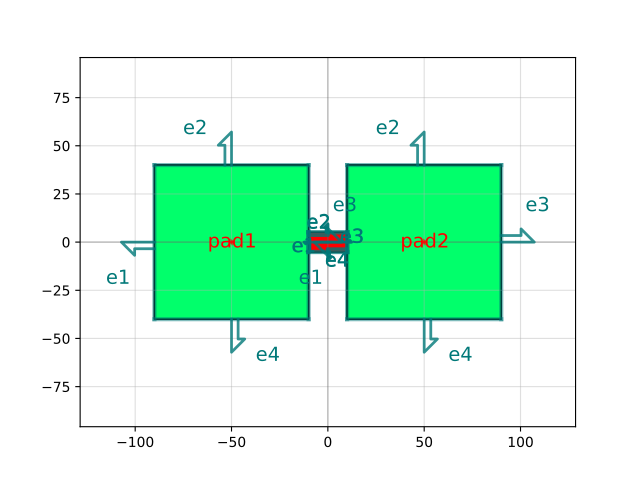

The script that drew this image:
import gdsfactory as gf

c = gf.components.resistance_sheet(width=10, layers=((3, 0), (24, 0)), layer_offsets=(0, 0.2), pad_pitch=100.0)
c.plot()
